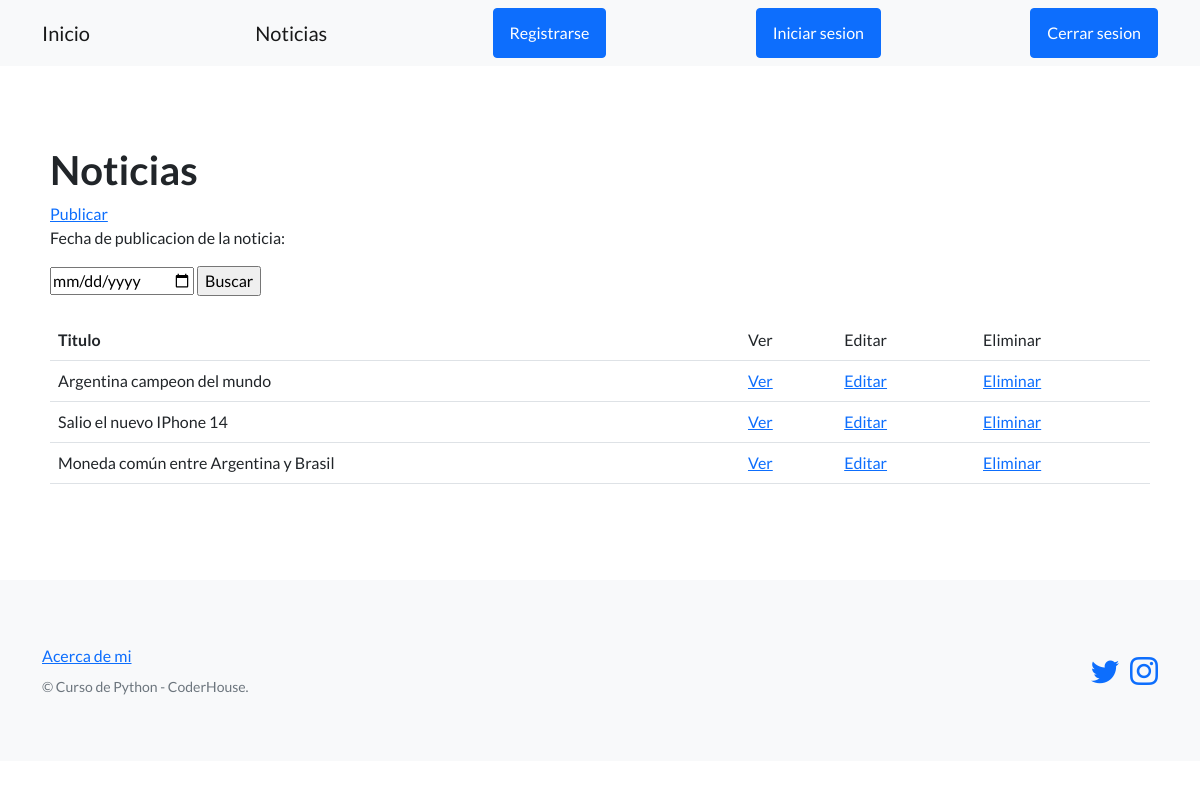
/pagina-blog/Noticias/, run on the app's committed database.
### pagina_blog/models.py (models this page shows, shortened)
class Noticias(models.Model):
    titulo = models.CharField(max_length=256)
    subtitulo = models.CharField(max_length=1000)
    cuerpo = models.CharField(max_length=1000, null=True)
    fecha_publicacion = models.DateField(null=True)
    autor = models.CharField(max_length=64)

### pagina_blog/views.py (the view)
# urls.py: path('Noticias/', listar_noticias, name='listar_noticias'),
def listar_noticias(request):
    contexto = {
        'noticias' : Noticias.objects.all()
    }
    return render(
        request = request,
        template_name = 'pagina_blog/lista_noticias.html',
        context = contexto
    )

### pagina_blog/templates/pagina_blog/lista_noticias.html (shortened to what this page needs)
{% extends "pagina_blog/base.html" %}
{% block contenido %}
<h1>Noticias</h1>
<a href="{% url 'publicar_noticias' %}">Publicar</a>
<br>
<form action="{% url 'buscar_noticias' %}" method="post">
    <p>Fecha de publicacion de la noticia:</p>
    <input type="date" name="fecha_publicacion" value='aaa-mm-dd'>
    <input type="submit" value="Buscar">
</form>
<br>
<table class="table">
    <tbody>
        <tr>
            <th>Titulo</th>
            <td>Ver</td>
            <td>Editar</td>
            <td>Eliminar</td>
        </tr>
        {% for noticia in noticias %}
        <tr>
            <td>{{ noticia.titulo }}</td>
            <td>
                <a href="{% url 'ver_noticia' noticia.id %}">Ver</a>
            </td>
            <td>
                <a href="{% url 'editar_noticia' noticia.id%}">Editar</a>
            </td>
            <td>
                <a href="{% url 'eliminar_noticia' noticia.id%}">Eliminar</a>
            </td>
        </tr>
        {% endfor %}
    </tbody>
</table>
{% endblock contenido %}

### data on the page
Noticias: titulo "Argentina campeon del mundo"
Noticias: titulo "Salio el nuevo IPhone 14"
Noticias: titulo "Moneda común entre Argentina y Brasil"
